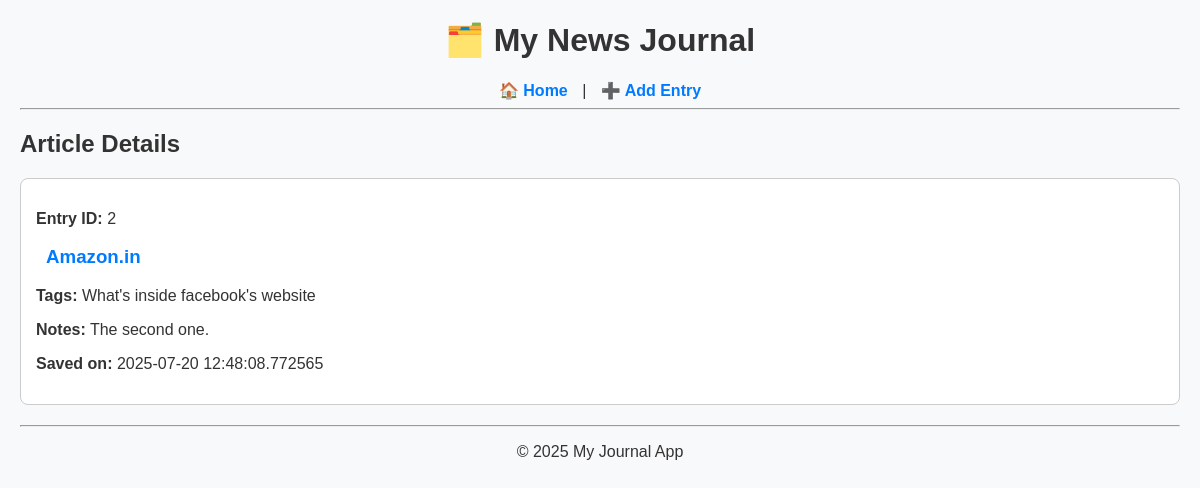
The page /details/2 on the database its author committed.
### tables this page shows
CREATE TABLE entries (
    id INTEGER PRIMARY KEY AUTOINCREMENT,
    url TEXT NOT NULL,
    title TEXT,
    tags TEXT,
    notes TEXT,
    timestamp DATETIME DEFAULT CURRENT_TIMESTAMP
);

### app.py (the view)
@app.route("/details/<int:entry_id>")
def article_details(entry_id):
     entry = get_entry_by_id(entry_id)    # fetch from db
     if entry:
          return render_template("details.html", entry=entry)
     return redirect(url_for("index"))

### helpers.py (called while the page is built)
def get_db_connection():
    conn = sqlite3.connect('journal.db')     # Step 1: Open connection to DB file
    conn.row_factory = sqlite3.Row           # Step 2: Configure rows to act like dictionaries
    return conn                              # Step 3: Give the connection back to caller

def get_entry_by_id(entry_id):
    conn = get_db_connection()
    entry = conn.execute("SELECT * FROM entries WHERE id = ?", (entry_id,)).fetchone()
    conn.close()
    return entry

### templates/details.html
{% extends "layout.html" %}
{% block content %}
    <h2>Article Details</h2>
    <div class="entry">
        <p><strong>Entry ID:</strong> {{ entry['id'] }}</p>
        <h3><a href="{{ entry['url'] }}" target="_blank">{{ entry['title'] }}</a></h3>
        <p><strong>Tags:</strong> {{ entry['tags'] }}</p>
        <p><strong>Notes:</strong> {{ entry['notes'] }}</p>
        <p><strong>Saved on:</strong> {{ entry['timestamp'] }}</p>
    </div>
{% endblock %}

### static/styles.css (style rules this page uses)
body { font-family: Arial, sans-serif; background-color: #f8f9fa; margin: 0; padding: 0 20px; color: #333; }
a { color: #007bff; text-decoration: none; font-weight: bold; margin: 0 10px; }
.entry { border: 1px solid #ccc; padding: 15px; margin-bottom: 20px; border-radius: 8px; background-color: white; }

### rows shown on the page
entries: id "2", title "Amazon.in", tags "What's inside facebook's website", notes "The second one.", timestamp "2025-07-20 12:48:08.772565"
